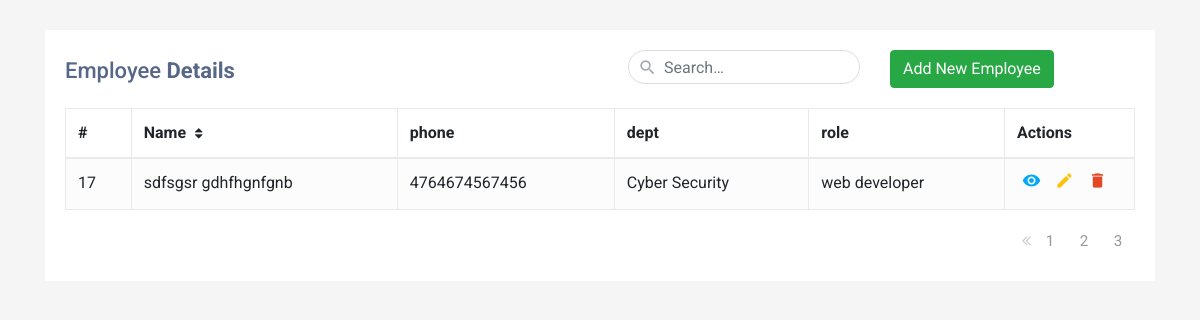
/?page=3, run on the app's committed database.
### emp_app/models.py (models this page shows, shortened)
class Employee(models.Model):
    first_name = models.CharField(max_length=100, null=False)
    last_name = models.CharField(max_length=100)
    email = models.EmailField(default='')
    dept = models.ForeignKey(Department, on_delete=models.CASCADE) # when we want to connect a field to the database we use foreign key
    salary = models.IntegerField(default=0)
    bonus = models.IntegerField(default=0)
    role = models.ForeignKey(Role, on_delete=models.CASCADE)
    phone = models.IntegerField(default=0)
    hire_date = models.DateField()
    is_active = models.BooleanField(default=False)

class Department(models.Model):
    name = models.CharField(max_length=100, null=False)
    location = models.CharField(max_length=100)

class Role(models.Model):
    name = models.CharField(max_length=100, null=False)

### emp_app/views.py (the view)
# urls.py: path('', views.all_emp, name='index'),
def all_emp(request):
    emps = Employee.objects.all()
    paginator = Paginator(emps,5)
    page = request.GET.get('page')
    empsFinal = paginator.get_page(page)
    context = {                     # data in html requests always move in either XML/json
        'emps': empsFinal,
        'pag' : paginator
    }
    return render(request, 'index.html', context) # renders html page along with the json data

### emp_app/templates/index.html (shortened to what this page needs)
<!DOCTYPE html>
<html lang="en">
<head>
<link rel="stylesheet" href="https://stackpath.bootstrapcdn.com/bootstrap/4.5.0/css/bootstrap.min.css">
<link rel="stylesheet" href="https://maxcdn.bootstrapcdn.com/font-awesome/4.7.0/css/font-awesome.min.css">
</head>
<body>
<div class="container-xl">
    <div class="table-responsive">
        <div class="table-wrapper">
            <div class="table-title">
                <div class="row">
                    <div class="col-sm-6"><h2>Employee <b>Details</b></h2></div>
                    <div class="col-sm-3">
                        <div class="search-box">
                            <i class="material-icons">&#xE8B6;</i>
                            <form action="{% url 'srch' %}" method="get">
                                <input name="srch" type="text" class="form-control" placeholder="Search&hellip;">
                            </form>
                        </div>
                    </div>
                    <div class="col">
                        <a href="/add_emp" class="btn btn-success" ><span>Add New Employee</span></a>
                    </div>
                </div>
            </div>
            <table class="table table-striped table-hover table-bordered">
                <thead>
                    <tr>
                        <th>#</th>
                        <th>Name <i class="fa fa-sort"></i></th>
                        <th>phone</th>
                        <th>dept</th>
                        <th>role</th>
                        <th>Actions</th>
                    </tr>
                </thead>
                        {% for emp in emps %}
                <tbody>
                    <tr>
                        <td>{{emp.id}}</td>
                        <td>{{emp.first_name}} {{emp.last_name}}</td>
                        <td>{{emp.phone}}</td>
                        <td>{{emp.dept.name}}</td>
                        <td>{{emp.role.name}}</td>
                        <td>
                            <a href="#" class="view" title="View" data-toggle="tooltip"><i class="material-icons">&#xE417;</i></a>
                            <a href="/update_emp?id={{emp.id}}" class="edit" title="Edit" data-toggle="tooltip"><i class="material-icons">&#xE254;</i></a>
                            <a href="/remove_emp?id={{emp.id}}" class="delete" title="Delete" data-toggle="tooltip"><i class="material-icons">&#xE872;</i></a>
                        </td>
                    </tr>
                </tbody>
                        {% endfor %}
            </table>
            <div class="clearfix">
                <ul class="pagination">
                    {% if emps.has_previous %}
                    <li class="page-item disabled"><a href="?page={{ emps.previous_page_number }}"><i class="fa fa-angle-double-left"></i></a></li>
                    {% endif %}
                    {% for p in pag.page_range %}
                    <li class="page-item"><a href="?page={{ p }}" class="page-link">{{p}}</a></li>
                    {% endfor %}
                </ul>
            </div>
        </div>
    </div>
</div>
</body>
</html>

### emp_app/templates/index.html (style rules this page uses)
body { color: #566787; background: #f5f5f5; font-family: 'Roboto', sans-serif; }
.table-responsive { margin: 30px 0; }
.table-wrapper { min-width: 1000px; background: #fff; padding: 20px; box-shadow: 0 1px 1px rgba(0,0,0,.05); }
.table-title { padding-bottom: 10px; margin: 0 0 10px; min-width: 100%; }
.table-title h2 { margin: 8px 0 0; font-size: 22px; }
.search-box { position: relative; float: right; }
.search-box input { height: 34px; border-radius: 20px; padding-left: 35px; border-color: #ddd; box-shadow: none; }
.search-box i { color: #a0a5b1; position: absolute; font-size: 19px; top: 8px; left: 10px; }
table.table tr th, table.table tr td { border-color: #e9e9e9; }
table.table-striped tbody tr:nth-of-type(odd) { background-color: #fcfcfc; }
table.table th i { font-size: 13px; margin: 0 5px; cursor: pointer; }
table.table td:last-child { width: 130px; }
table.table td a { color: #a0a5b1; display: inline-block; margin: 0 5px; }
table.table td a.view { color: #03A9F4; }
table.table td a.edit { color: #FFC107; }
table.table td a.delete { color: #E34724; }
table.table td i { font-size: 19px; }
.pagination { float: right; margin: 0 0 5px; }
.pagination li a { border: none; font-size: 95%; width: 30px; height: 30px; color: #999; margin: 0 2px; line-height: 30px; border-radius: 30px !important; text-align: center; padding: 0; }
.pagination li.disabled i { color: #ccc; }
.pagination li i { font-size: 16px; padding-top: 6px }

### data on the page
Employee: id "17", first_name "sdfsgsr", last_name "gdhfhgnfgnb", phone "4764674567456", dept.name "Cyber Security", role.name "web developer"

### other printed values
{{ p }} "1" "2" "3"
